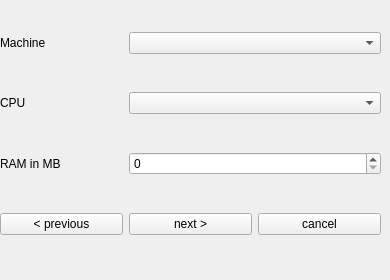
     <widget class="QWidget" name="page_16">
      <widget class="QWidget" name="gridLayoutWidget_15">
       <property name="geometry">
        <rect>
         <x>0</x>
         <y>0</y>
         <width>381</width>
         <height>271</height>
        </rect>
       </property>
       <layout class="QGridLayout" name="gridLayout_15">
        <item row="2" column="0">
         <widget class="QLabel" name="label_40">
          <property name="text">
           <string>RAM in MB</string>
          </property>
         </widget>
        </item>
        <item row="1" column="0">
         <widget class="QLabel" name="label_41">
          <property name="text">
           <string>CPU</string>
          </property>
         </widget>
        </item>
        <item row="0" column="0">
         <widget class="QLabel" name="label_42">
          <property name="text">
           <string>Machine</string>
          </property>
         </widget>
        </item>
        <item row="3" column="0">
         <widget class="QPushButton" name="pushButton_45">
          <property name="text">
           <string>&lt; previous</string>
          </property>
         </widget>
        </item>
        <item row="3" column="1">
         <widget class="QPushButton" name="pushButton_46">
          <property name="text">
           <string>next &gt;</string>
          </property>
         </widget>
        </item>
        <item row="3" column="2">
         <widget class="QPushButton" name="pushButton_47">
          <property name="text">
           <string>cancel</string>
          </property>
         </widget>
        </item>
        <item row="0" column="1" colspan="2">
         <widget class="QComboBox" name="comboBox_23">
          <property name="placeholderText">
           <string>Please select a machine</string>
          </property>
          <item>
           <property name="text">
            <string>let QEMU decide</string>
           </property>
          </item>
          <item>
           <property name="text">
            <string>microvm</string>
           </property>
          </item>
          <item>
           <property name="text">
            <string>pc</string>
           </property>
          </item>
          <item>
           <property name="text">
            <string>q35</string>
           </property>
          </item>
          <item>
           <property name="text">
            <string>isapc</string>
           </property>
          </item>
          <item>
           <property name="text">
            <string>none</string>
           </property>
          </item>
         </widget>
        </item>
        <item row="1" column="1" colspan="2">
         <widget class="QComboBox" name="comboBox_24">
          <property name="placeholderText">
           <string>Please select a processor</string>
          </property>
          <item>
           <property name="text">
            <string>let QEMU decide</string>
           </property>
          </item>
          <item>
           <property name="text">
            <string>486</string>
           </property>
          </item>
          <item>
           <property name="text">
            <string>Broadwell</string>
           </property>
          </item>
          <item>
           <property name="text">
            <string>Cascadelake-Server</string>
           </property>
          </item>
          <item>
           <property name="text">
            <string>Conroe</string>
           </property>
          </item>
          <item>
           <property name="text">
            <string>Cooperlake</string>
           </property>
          </item>
          <item>
           <property name="text">
            <string>Denverton</string>
           </property>
          </item>
          <item>
           <property name="text">
            <string>Dhyana</string>
           </property>
          </item>
          <item>
           <property name="text">
            <string>EPYC</string>
           </property>
          </item>
          <item>
           <property name="text">
            <string>EPYC-Milan</string>
           </property>
          </item>
          <item>
           <property name="text">
            <string>EPYC-Rome</string>
           </property>
          </item>
          <item>
           <property name="text">
            <string>Haswell</string>
           </property>
          </item>
          <item>
           <property name="text">
            <string>Icelake-Client (depreciated)</string>
           </property>
          </item>
          <item>
           <property name="text">
            <string>Icelake-Server</string>
           </property>
          </item>
          <item>
           <property name="text">
            <string>IvyBridge</string>
           </property>
          </item>
          <item>
           <property name="text">
            <string>KnightsMill</string>
           </property>
          </item>
          <item>
           <property name="text">
            <string>Nehalem</string>
           </property>
          </item>
          <item>
           <property name="text">
            <string>Opteron_G1</string>
           </property>
          </item>
          <item>
           <property name="text">
            <string>Opteron_G2</string>
           </property>
          </item>
          <item>
           <property name="text">
            <string>Opteron_G3</string>
           </property>
          </item>
          <item>
           <property name="text">
            <string>Opteron_G4</string>
           </property>
          </item>
          <item>
           <property name="text">
            <string>Opteron_G5</string>
           </property>
          </item>
          <item>
           <property name="text">
            <string>Penryn</string>
           </property>
          </item>
          <item>
           <property name="text">
            <string>SandyBridge</string>
           </property>
          </item>
          <item>
           <property name="text">
            <string>Skylake-Client</string>
           </property>
          </item>
          <item>
           <property name="text">
            <string>Skylake-Server</string>
           </property>
          </item>
          <item>
           <property name="text">
            <string>Snowridge</string>
           </property>
          </item>
          <item>
           <property name="text">
            <string>Westmere</string>
           </property>
          </item>
          <item>
           <property name="text">
            <string>athlon</string>
           </property>
          </item>
          <item>
           <property name="text">
            <string>core2duo</string>
           </property>
          </item>
          <item>
           <property name="text">
            <string>coreduo</string>
           </property>
          </item>
          <item>
           <property name="text">
            <string>kvm32</string>
           </property>
          </item>
          <item>
           <property name="text">
            <string>kvm64</string>
           </property>
          </item>
          <item>
           <property name="text">
            <string>n270</string>
           </property>
          </item>
          <item>
           <property name="text">
            <string>pentium</string>
           </property>
          </item>
          <item>
           <property name="text">
            <string>pentium2</string>
           </property>
          </item>
          <item>
           <property name="text">
            <string>pentium3</string>
           </property>
          </item>
          <item>
           <property name="text">
            <string>phenom</string>
           </property>
          </item>
          <item>
           <property name="text">
            <string>qemu32</string>
           </property>
          </item>
          <item>
           <property name="text">
            <string>qemu64</string>
           </property>
          </item>
          <item>
           <property name="text">
            <string>base</string>
           </property>
          </item>
          <item>
           <property name="text">
            <string>max</string>
           </property>
          </item>
          <item>
           <property name="text">
            <string>host</string>
           </property>
          </item>
         </widget>
        </item>
        <item row="2" column="1" colspan="2">
         <widget class="QSpinBox" name="spinBox_9">
          <property name="maximum">
           <number>32768</number>
          </property>
          <property name="value">
           <number>0</number>
          </property>
         </widget>
        </item>
       </layout>
      </widget>
     </widget>
